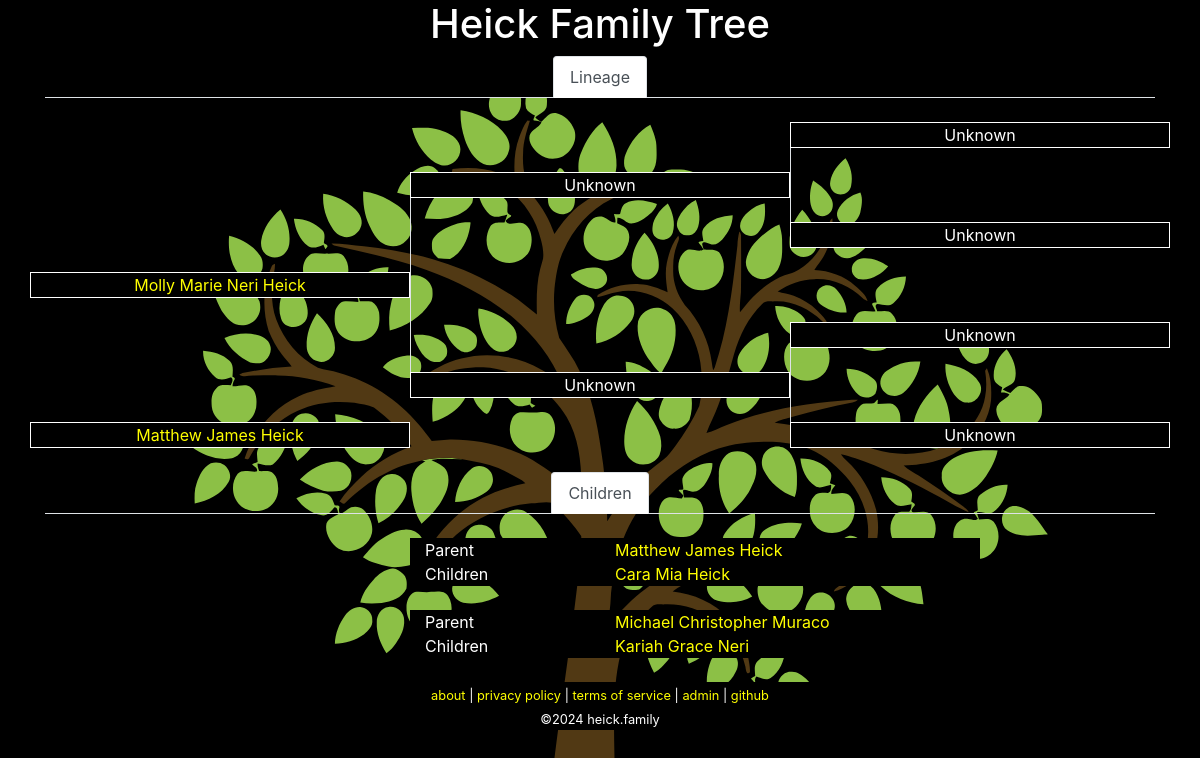
Page /tree.php?id=2 on the earlier database version.
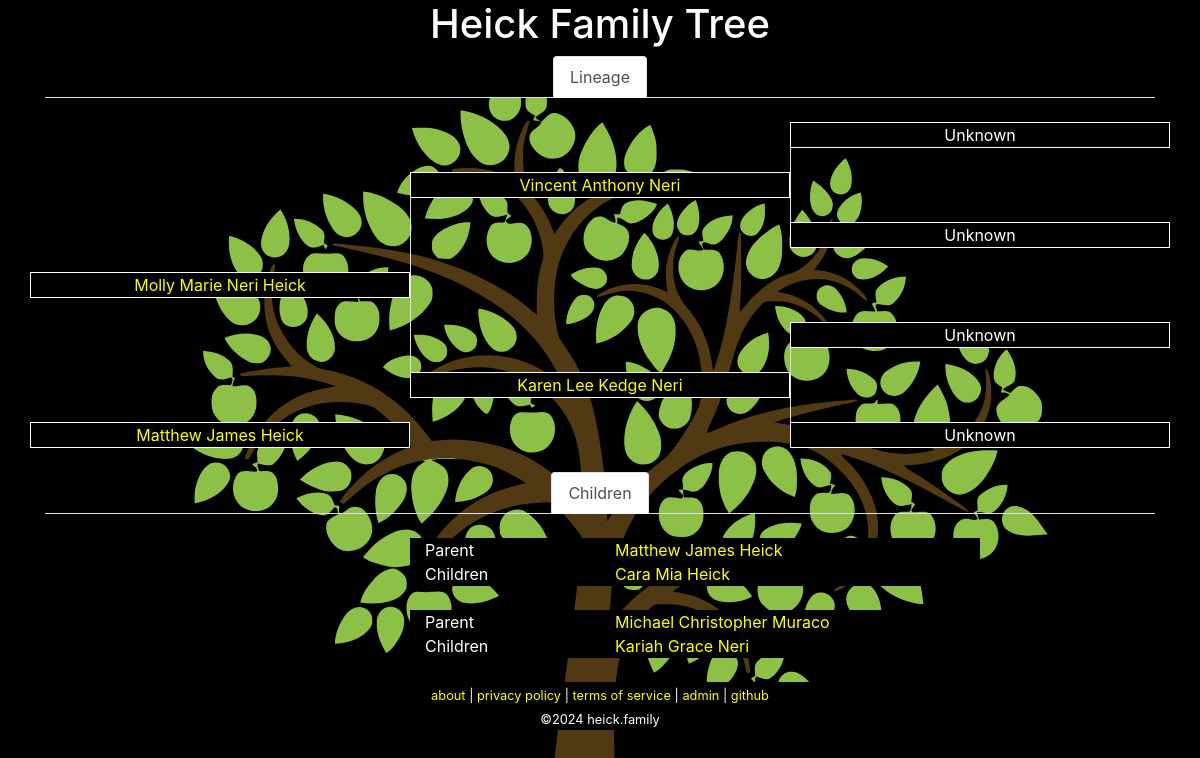
Same page on the later database version.
### tables this page shows
CREATE TABLE `family` (
  `id` int(10) unsigned NOT NULL AUTO_INCREMENT COMMENT 'primary key',
  `name` char(200) NOT NULL,
  `parent-bio-x` int(10) unsigned NOT NULL DEFAULT 0 COMMENT 'mother xx',
  `parent-bio-y` int(10) unsigned NOT NULL DEFAULT 0 COMMENT 'father xy',
  `parent-adopt-x` int(10) unsigned NOT NULL DEFAULT 0,
  `parent-adopt-y` int(10) unsigned NOT NULL DEFAULT 0,
  `partner` int(10) unsigned NOT NULL DEFAULT 0,
  `dob` char(10) NOT NULL DEFAULT '0000-00-00' COMMENT 'date of birth ymd',
  `dod` char(10) NOT NULL DEFAULT '0000-00-00' COMMENT 'date of death ymd',
  `lastupdated` datetime NOT NULL DEFAULT current_timestamp() ON UPDATE current_timestamp(),
  PRIMARY KEY (`id`)
);

### lib/Family.php (called while the page is built, shortened)
<?php
class Family
{
	private static $link = null;
	public static function getPerson($id = 0)
	{
		if ($id == 0)
		{
			return [];
		}
		$query = 'SELECT * FROM `family` WHERE `id`=' . self::_escape($id) . ' LIMIT 1';
		$result = self::_query($query);
		while ($row = mysqli_fetch_assoc($result)) {
			return $row;
		}
		return [];
	}
	public static function getParents($id = 0)
	{
		$person = self::getPerson($id);
		$parent_bio_x = isset($person['parent-bio-x']) ? $person['parent-bio-x'] : 0;
		$parent_bio_y = isset($person['parent-bio-y']) ? $person['parent-bio-y'] : 0;
		$parent_adopt_a = isset($person['parent-adopt-x']) ? $person['parent-adopt-x'] : 0;
		$parent_adopt_b = isset($person['parent-adopt-y']) ? $person['parent-adopt-y'] : 0;
		$data = [
			'bio-x' => self::getPerson($parent_bio_x),
			'bio-y' => self::getPerson($parent_bio_y),
			'adopt-x' => self::getPerson($parent_adopt_a),
			'adopt-y' => self::getPerson($parent_adopt_b),
		];
		return $data;
	}
	public static function getPartner($id = 0)
	{
		$person = self::getPerson($id);
		$partner = isset($person['partner']) ? $person['partner'] : 0;
		return self::getPerson($partner);
	}
	public static function getLineage($id = 0)
	{
		$lineage = [
			'partner' => ['id' => 0, 'name' => 'unknown' ],
			'parent-bio-x' => ['id' => 0, 'name' => 'unknown' ],
			'parent-bio-y' => ['id' => 0, 'name' => 'unknown' ],
			'parent-adopt-x' => ['id' => 0, 'name' => 'unknown' ],
			'parent-adopt-y' => ['id' => 0, 'name' => 'unknown' ],
			'parent-x-parent-bio-x' => ['id' => 0, 'name' => 'unknown' ],
			'parent-x-parent-bio-y' => ['id' => 0, 'name' => 'unknown' ],
			'parent-y-parent-bio-x' => ['id' => 0, 'name' => 'unknown' ],
			'parent-y-parent-bio-y' => ['id' => 0, 'name' => 'unknown' ],
		];
		$partner = self::getPartner($id);
		$lineage['partner']['id'] = isset($partner['id']) ? $partner['id'] : 0;
		$lineage['partner']['name'] = self::formatName(self::getPerson($lineage['partner']['id']));
		$parents = self::getParents($id);
		$lineage['parent-bio-x']['id'] = isset($parents['bio-x']['id']) ? $parents['bio-x']['id'] : 0;
		$lineage['parent-bio-x']['name'] = self::formatName(self::getPerson($lineage['parent-bio-x']['id']));
		$lineage['parent-bio-y']['id'] = isset($parents['bio-y']['id']) ? $parents['bio-y']['id'] : 0;
		$lineage['parent-bio-y']['name'] = self::formatName(self::getPerson($lineage['parent-bio-y']['id']));
		$lineage['parent-adopt-x']['id'] = isset($parents['adopt-x']['id']) ? $parents['adopt-x']['id'] : 0;
		$lineage['parent-adopt-x']['name'] = self::formatName(self::getPerson($lineage['parent-adopt-x']['id']));
		$lineage['parent-adopt-y']['id'] = isset($parents['adopt-y']['id']) ? $parents['adopt-y']['id'] : 0;
		$lineage['parent-adopt-y']['name'] = self::formatName(self::getPerson($lineage['parent-adopt-y']['id']));
		$parents = self::getParents($lineage['parent-bio-x']['id']);
		$lineage['parent-x-parent-bio-x']['id'] = isset($parents['bio-x']['id']) ? $parents['bio-x']['id'] : 0;
		$lineage['parent-x-parent-bio-x']['name'] = self::formatName(self::getPerson($lineage['parent-x-parent-bio-x']['id']));
		$lineage['parent-x-parent-bio-y']['id'] = isset($parents['bio-y']['id']) ? $parents['bio-y']['id'] : 0;
		$lineage['parent-x-parent-bio-y']['name'] = self::formatName(self::getPerson($lineage['parent-x-parent-bio-y']['id']));
		$parents = self::getParents($lineage['parent-bio-y']['id']);
		$lineage['parent-y-parent-bio-x']['id'] = isset($parents['bio-x']['id']) ? $parents['bio-x']['id'] : 0;
		$lineage['parent-y-parent-bio-x']['name'] = self::formatName(self::getPerson($lineage['parent-y-parent-bio-x']['id']));
		$lineage['parent-y-parent-bio-y']['id'] = isset($parents['bio-y']['id']) ? $parents['bio-y']['id'] : 0;
		$lineage['parent-y-parent-bio-y']['name'] = self::formatName(self::getPerson($lineage['parent-y-parent-bio-y']['id']));
		return $lineage;
	}
	public static function formatName($id = [])
	{
		if (isset($id['name']))
		{
			return $id['name'];
		}
		return 'Unknown';
	}
	protected static function _query($query = null)
	{
		$result = mysqli_query(self::$link, $query);
		return $result;
	}
	protected static function _escape($string = "")
	{
		return mysqli_real_escape_string(self::$link, $string);
	}
	protected static function _connect()
	{
		if (!is_null(self::$link))
		{
			return;
		}
		$config = json_decode(file_get_contents('../conf/configuration.json'), true);
		$db = $config['database'];
		self::$link = mysqli_connect($db['hostname'], $db['username'], $db['password'], $db['database']);
		return;
	}
}

### www/tree.php (the view, shortened to what the changed rows need)
<?php
require_once('../lib/Family.php');
$id = isset($_GET['id']) ? intval($_GET['id']) : null;
$me = Family::getPerson($id);
$lineage = Family::getLineage($me['id']);
$lineage['me'] = [
	'id' => $me['id'],
	'name' => Family::formatName($me),
];
function showMember($fam, $extra = '')
{
	if ($fam['id'] == 0)
	{
		echo $fam['name'];
	}
	else
	{
		echo '<a href="?id=' . $fam['id'] . '">' . $fam['name'] . '</a>';
	}
}
?><!DOCTYPE html>
<html lang="en">
	<head>
		<link rel="stylesheet" href="https://cdn.jsdelivr.net/npm/bootstrap@4.6.0/dist/css/bootstrap.min.css">
		<link rel="stylesheet" href="media/theme.css">
		<link rel="stylesheet" href="media/tree.css">
	</head>
	<body>
		<div class="container">
<?php require_once("header.php"); ?>
			<div class="row">
				<div class="col-4">&nbsp;</div>
				<div class="col-4">&nbsp;</div>
				<div title="grandparent" class="col-4 text-center border-full background-black"><?php showMember($lineage['parent-y-parent-bio-y']); ?></div>
			</div>
			<div class="row">
				<div class="col-4">&nbsp;</div>
				<div title="parent" class="col-4 text-center border-full background-black"><?php
if ((($lineage['parent-bio-y']['id'] != 0) && ($lineage['parent-adopt-y']['id'] != 0)) || ($lineage['parent-adopt-y']['id'] != 0))
	if ($lineage['parent-bio-y']['id'] == 0)
	{
		showMember($lineage['parent-adopt-y'], '(adopted)');
	}
	else
	{
		showMember($lineage['parent-bio-y'], '(bio)');
		echo '<br />';
		showMember($lineage['parent-adopt-y'], '(adopted)');
	}
else {
	showMember($lineage['parent-bio-y']);
}
?></div>
				<div class="col-4 border-left">&nbsp;</div>
			</div>
			<div class="row">
				<div class="col-4">&nbsp;</div>
				<div class="col-4 border-left">&nbsp;</div>
				<div title="grandparent" class="col-4 text-center border-full background-black"><?php showMember($lineage['parent-y-parent-bio-x']); ?></div>
			</div>
				<div title="self" class="col-4 text-center border-full background-black"><?php showMember($lineage['me']); ?></div>
			<div class="row">
				<div class="col-4">&nbsp;</div>
				<div class="col-4 border-left">&nbsp;</div>
				<div title="grandparent" class="col-4 text-center border-full background-black"><?php showMember($lineage['parent-x-parent-bio-y']); ?></div>
			</div>
			<div class="row">
				<div class="col-4">&nbsp;</div>
				<div title="parent" class="col-4 text-center border-full background-black"><?php
if ((($lineage['parent-bio-x']['id'] != 0) && ($lineage['parent-adopt-x']['id'] != 0)) || ($lineage['parent-adopt-x']['id'] != 0))
	if ($lineage['parent-bio-x']['id'] == 0)
	{
		showMember($lineage['parent-adopt-x'], '(adopted)');
	}
	else
	{
		showMember($lineage['parent-bio-x'], '(bio)');
		echo '<br />';
		showMember($lineage['parent-adopt-x'], '(adopted)');
	}
else {
	showMember($lineage['parent-bio-x']);
}
?></div>
				<div class="col-4 border-left">&nbsp;</div>
			</div>
			<div class="row">
				<?php
if ($lineage['partner']['id'] == 0)
{
	echo '<div class="col-4">&nbsp;</div>';
}
else
{
	echo '<div title="partner" class="col-4 text-center border-full background-black">';
	echo '</div>';
}
				?>
				<div class="col-4">&nbsp;</div>
				<div title="grandparent" class="col-4 text-center border-full background-black"><?php showMember($lineage['parent-x-parent-bio-x']); ?></div>
			</div>
		</div>
	</body>
</html>

Differences in the rows shown:
added family: name "Vincent Anthony Neri"
added family: name "Karen Lee Kedge Neri"
Other differences:
$fam['name']: "Unknown Unknown Unknown Unknown Unknown Unknown" → "Unknown Unknown Unknown Unknown"
